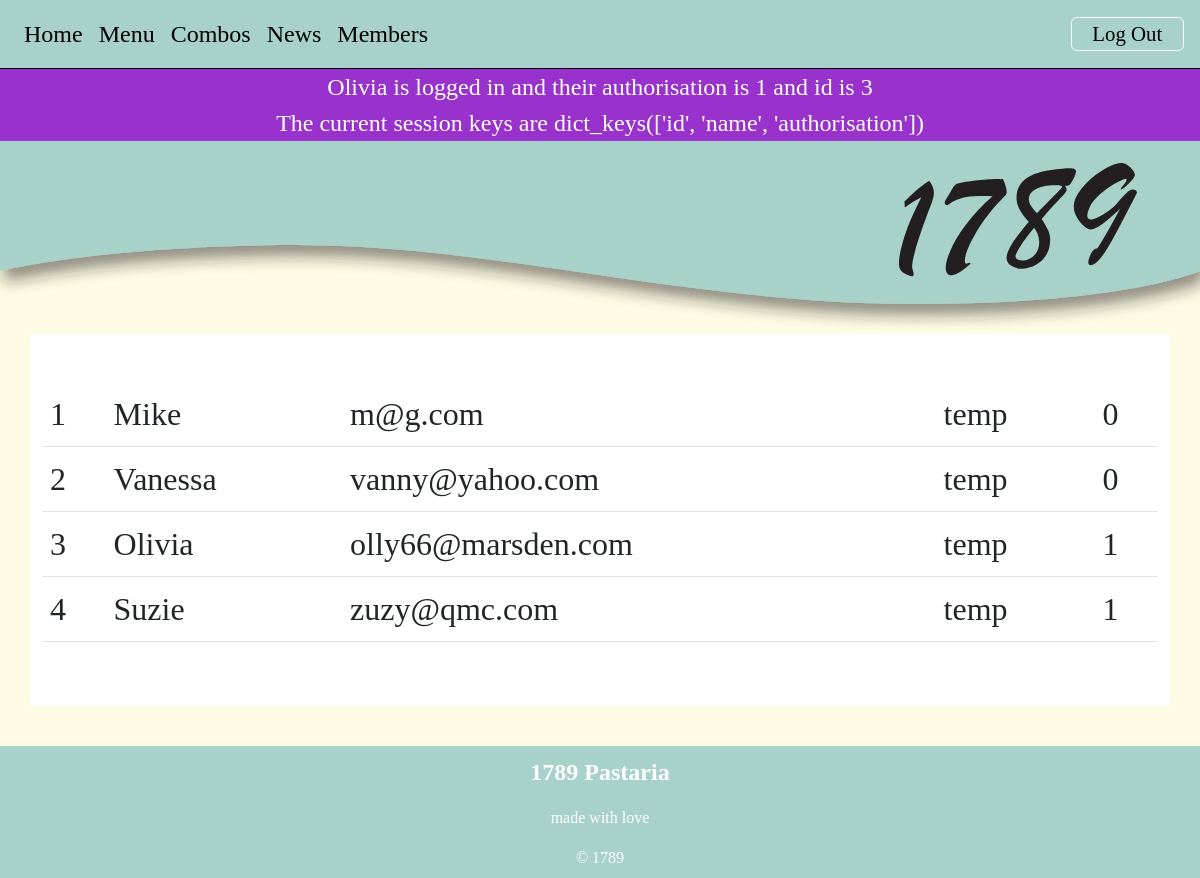
Page /members (signed in) on the committed database.
### tables this page shows
CREATE TABLE member(
    member_id integer primary key autoincrement not null,
    name text not null,
    email text not null unique,
    password text not null,
    authorisation integer not null
);

### server.py (the view)
@app.route('/members')
def members():
    sql = """select * from member"""
    result = run_search_query_tuples(sql, (), db_path, True)
    return render_template("members.html", member=result)

### db_functions.py (called while the page is built)
def run_search_query_tuples(sql_query, values_tuple, file_path, rowfactory=False):
    result = None
    try:
        db = sqlite3.connect(file_path)
        if rowfactory:
            db.row_factory = sqlite3.Row
        cursor = db.cursor()
        cursor.execute(sql_query, values_tuple)
        result = cursor.fetchall()
        cursor.close()
    except sqlite3.Error as error:
        print("Error running search query tuples: {}".format(error))
        return None
    db.close()
    if result is None:
        print("No search values were found")
    return result

### templates/members.html (shortened to what this page needs)
{% extends "layout.html" %}
{% block banner %}
static/images/small_banner.svg
{% endblock %}
{% block content %}
<div class="container-lg py-sm-5 py-1">
    <table class="table body-text text-start">
        {% for row in member %}
        <tr><td>{{ row['member_id'] }}</td><td>{{ row['name'] }}</td><td>{{ row['email'] }}</td>
            <td>{{ row['password'] }}</td><td>{{ row['authorisation'] }}</td></tr>
        {% endfor %}
    </table>
</div>
{% endblock %}

### templates/layout.html (shortened to what this page needs)
<!DOCTYPE html>
<html lang="en">
<head>
<link href="https://cdn.jsdelivr.net/npm/bootstrap@5.2.3/dist/css/bootstrap.min.css" rel="stylesheet">
<link rel="stylesheet" href="static/styles.css">
</head>
<body>
 <div class="container-fluid">
     <nav class="navbar navbar-expand-lg px-3 py-2">
    <div class="collapse navbar-collapse" id="collapsibleNavbar">
      <ul class="navbar-nav">
        <li class="nav-item">
          <a class="nav-link" href="{{ url_for('index') }}">Home</a>
        </li>
        <li class="nav-item">
          <a class="nav-link" href="{{ url_for('menu') }}">Menu</a>
        </li>
        <li class="nav-item">
          <a class="nav-link" href="{{ url_for('combos') }}">Combos</a>
        </li>
        <li class="nav-item">
            <a class="nav-link" href="{{ url_for('news') }}">News</a>
        </li>
        <li class="nav-item">
            <a class="nav-link" href="{{ url_for('members') }}">Members</a>
        </li>
      </ul>
        <div class="ms-auto">
            {% if session %}
            <a class="nav-link btn btn-outline" href="{{ url_for('logout') }}">Log Out</a>
            {% else %}
            <a class="nav-link btn btn-outline" href="{{ url_for('signup') }}">Sign up</a>
            <a class="nav-link btn btn-outline" href="{{ url_for('login') }}">Log in</a>
            {% endif %}
        </div>
          </div>
</nav>
     {% if session %}
     <div class="session">
         {{ session['name'] }} is logged in and their authorisation is {{ session['authorisation']}}
         and id is {{ session['id'] }}
     <br> The current session keys are {{session.keys()}}</div>
     {% endif %}
    <img class="img-fluid" src="{% block banner %}{% endblock %}" alt="Banner">
</div>
{% block content %}
 {% endblock %}
<footer class="container-fluid footer-content">
        <p> 1789 Pastaria</p>
        <p>made with love</p>
        <div>&copy; 1789</div>
</footer>
</body>
</html>

### static/styles.css (style rules this page uses)
:root { --brand-paper: rgb(253,251,227); --brand-green: rgb(167,209,202); --brand-green-pale: rgb(223,237,224); }
body { font-family: 'Cormorant Garamond', serif; font-size: 100%; background-color: var(--brand-paper); margin:0; }
.body-text { font-size: 2em; text-align: center; }
.container-fluid { border: 0px solid blue; padding:0; }
.container-lg { border: 0px solid pink; background-color: rgb(255,255,255); overflow: auto; margin-bottom: 2.5em; }
.footer-content { background-color: var(--brand-green); text-align: center; padding: 0.5em 0 0.5em 0; color:white; }
.footer-content p:first-child { font-weight: 600; font-size: 1.5em; }
.navbar { background-color: var(--brand-green); border-bottom: 1px solid black; }
.nav-link { font-size: 1.5em; color:black; }
nav .btn-outline { display: inline-block; }
.btn-outline { border: 1px solid white; padding: 0 1em; }
.btn { font-size: 1.3em; --bs-btn-padding-y:0.1em; }
.session { background-color: darkorchid; color: white; text-align:center; font-size: 1.5em; }

### rows in the picture
member: name "Olivia", member_id "3", email "olly66@marsden.com", password "temp", authorisation "1"
member: member_id "1", name "Mike", email "m@g.com", password "temp", authorisation "0"
member: member_id "2", name "Vanessa", email "vanny@yahoo.com", password "temp", authorisation "0"
member: member_id "4", name "Suzie", email "zuzy@qmc.com", password "temp", authorisation "1"

### other values in the picture
{{ session['authorisation'] }} "1"
{{ session['id'] }} "3"
{{ session.keys() }} "dict_keys(['id', 'name', 'authorisation'])"
